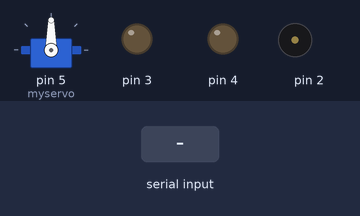
Simulated run of this sketch. Board: Arduino Uno, built with avr-gcc and run on an emulated ATmega328P. Parts: servo, output pins drawn as LEDs (lit = HIGH), buzzer (waves = sounding). The test bench sets the inputs (shaded band). Pins used as bus, display or sensor lines are not drawn.

Above: at 1.2 s.
1.3 s: "1" received over Serial
At 3.2 s:
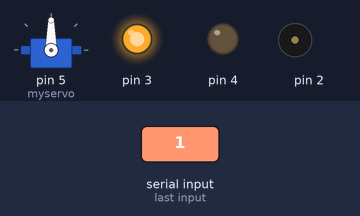
3.5 s: "2" received over Serial
At 3.95 s:
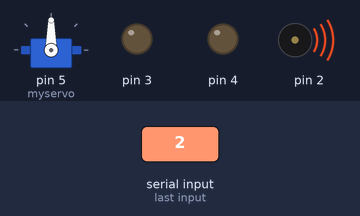
5.7 s: "3" received over Serial
At 6.15 s:
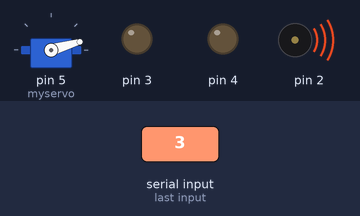
8.7 s: "4" received over Serial
At 8.85 s:
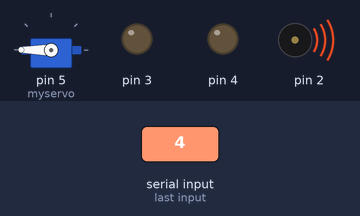
11.7 s: "5" received over Serial
At 13.6 s:
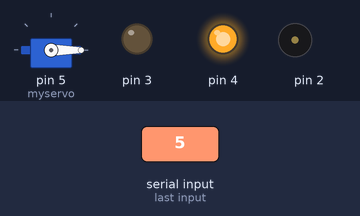
13.9 s: "6" received over Serial
At 15.3 s:
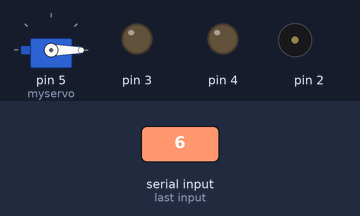
Timing chart, 0 to 16.9 s (numbered marks = the images above; inputs shaded):
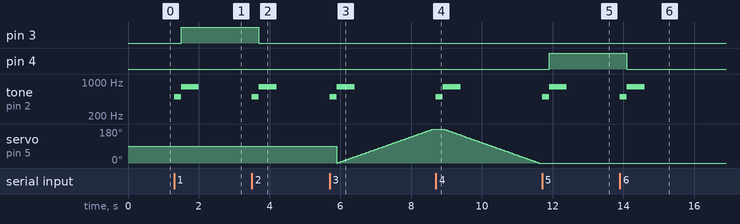

Measured:
- after the input at 1.3 s, pin 3: LOW → HIGH after 0.20 s; tone on pin 2: silent → 500 Hz at once, → 800 Hz 0.20 s later, → silent 0.50 s later
- after the input at 3.5 s, pin 3: HIGH → LOW after 0.20 s; tone on pin 2: silent → 500 Hz at once, → 800 Hz 0.20 s later, → silent 0.50 s later
- after the input at 5.7 s, tone on pin 2: silent → 500 Hz at once, → 800 Hz 0.20 s later, → silent 0.50 s later
- after the input at 8.7 s, tone on pin 2: silent → 500 Hz at once, → 800 Hz 0.20 s later, → silent 0.50 s later; servo on pin 5 (myservo): moves from 180° to 0° over 2.7 s, starting after 0.22 s
- after the input at 11.7 s, pin 4: LOW → HIGH after 0.20 s; tone on pin 2: silent → 500 Hz at once, → 800 Hz 0.20 s later, → silent 0.50 s later
- after the input at 13.9 s, pin 4: HIGH → LOW after 0.20 s; tone on pin 2: silent → 500 Hz at once, → 800 Hz 0.20 s later, → silent 0.50 s later

The sketch:

maker_zhiju.ino
```cpp
//******************//郑州三松信息技术有限公司//***********************//
//******************//智能家居系统模拟1.0//******************//
//arduino手册地址：http://www.ocrobot.com/doku.php?id=learning
//代码下载地址： https://coding.net/u/pengwenzheng/p/maker_zhiju
#include<Servo.h>
#include <SoftwareSerial.h>
SoftwareSerial mySerial(0, 1);   // RX, TX，定义0端口是接收端，1端口是发射端
Servo myservo;
char val='/';
int pos=0;
int Bee=2;//定义蜂鸣器对应单片机端口为2
int LED=3; //定义led对应单片机端口为3
int FAN=4; //定义风扇对应单片机端口为4
int DUOJI=5;//定义开门舵机对应单片机端口为5
void setup()  //开机运行的程序代码
{
  pinMode(2,OUTPUT); //设置2号IO口为输出模式
  pinMode(3,OUTPUT); //设置3号IO口为输出模式
  pinMode(4,OUTPUT); //设置4号IO口为输出模式
  digitalWrite(2,HIGH);//设置2号IO口为初始高电平状态
  digitalWrite(4,LOW);//设置4号IO口为初始低电平状态
  Serial.begin(9600);//设置串口波特率为9600
  myservo.attach(5);//设置舵机连接口为5号IO口
}
void loop()                         // 循环执行的程序代码
{
    val=Serial.read();              //接收数据
      switch (val){
      case '1': ledopen();  break;
      case '2': ledclose(); break;
      case '3': dooropen(); break;
      case '4': doorclose(); break;
      case '5': fanopen();  break;
      case '6': fanclose(); break;
      //以上数据对应手机APP控制代码
    }
}
////////////////////////////////////////////
void fanopen() // 定义开风扇函数
{
  bee();
  digitalWrite(4,HIGH);
  }
void fanclose() // 定义关风扇函数
{
  bee();
  digitalWrite(4,LOW);
  }
void dooropen() // 定义开门函数
{
  bee();
for(pos = 0; pos <= 180; pos += 1) // 此处依靠for循环来实现舵机从0度旋转到180度的控制。
{
   myservo.write(pos);
   delay(15);
}
  }
void doorclose() //定义关门函数
{
 bee();
   for(pos = 180; pos>=0; pos-=1) // 此处依靠for循环来实现舵机从180度旋转到0度的控制。
{
    myservo.write(pos);
    delay(15);
}
  }
void ledopen() // 定义LED开启函数
{
  bee();
  digitalWrite(3,HIGH);
  }
 void ledclose() //定义LED关闭函数
  {
    bee();
    digitalWrite(3,LOW);
   }
 void bee() //定义蜂鸣器函数
 {
  tone(2,500,500);//tone函数驱动蜂鸣器。
  delay(200);
  tone(2,800,500);
  }
```
